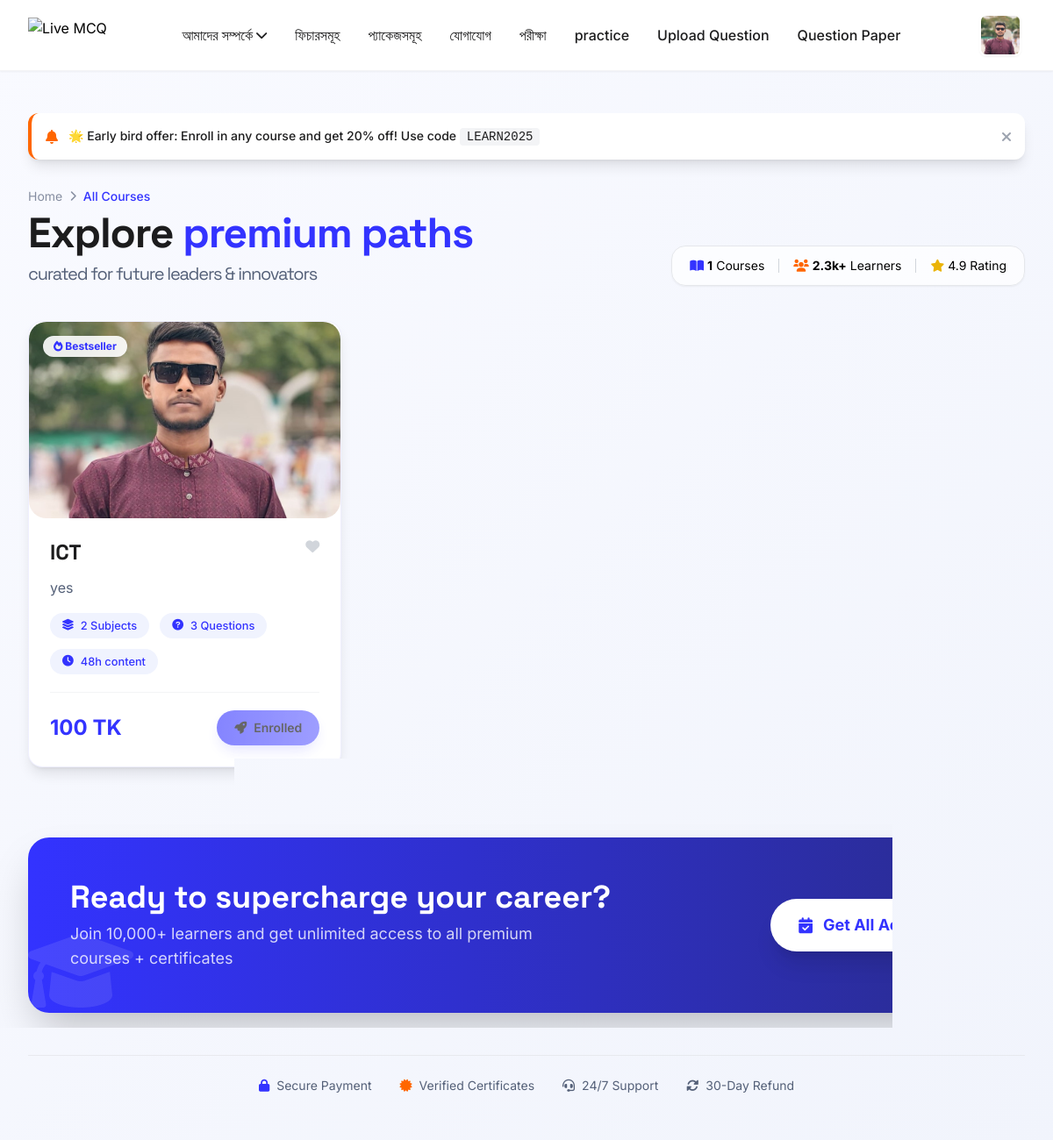
The app's page /courses/ (signed in) with its own data.
### app/models.py (models this page shows, shortened)
class UserProfile(models.Model):
    user = models.OneToOneField(User, on_delete=models.CASCADE, related_name='profile')
    profile_image = models.ImageField(
        upload_to='profile_pictures/',
        blank=True,
        null=True,
        default='defaults/default-avatar.png'
    )
    phone_number = models.CharField(max_length=15, blank=True, null=True)
    district = models.CharField(max_length=100, blank=True, null=True)
    bio = models.TextField(blank=True, null=True)
    created_at = models.DateTimeField(auto_now_add=True)
    updated_at = models.DateTimeField(auto_now=True)
    @property
    def profile_image_url(self):
        if self.profile_image and hasattr(self.profile_image, 'url'):
            return self.profile_image.url
        return '/static/images/default-avatar.png'

class Course(models.Model):
    name = models.CharField(max_length=255)
    description = models.TextField()
    subjects = models.ManyToManyField(
        Subject,
        related_name="courses"
    )
    image = models.ImageField(
        upload_to="courses/",
        blank=True,
        null=True
    )
    total_subjects = models.PositiveIntegerField(
        default=0
    )
    total_questions = models.PositiveIntegerField(
        default=0
    )
    created_at = models.DateTimeField(
        auto_now_add=True
    )
    updated_at = models.DateTimeField(
        auto_now=True
    )
    one_month_price = models.IntegerField(default=0)
    six_month_price = models.IntegerField(default=0)
    one_year_price = models.IntegerField(default=0)

### app/views.py (the view)
@login_required
def course_list_page(request):
    courses = Course.objects.all()
    course_name = UserCourseEnrollment.objects.filter(user=request.user).filter(status='active')
    course_ids = [i.course.id for i in course_name]
    print(course_ids)
    return render(
        request,
        "course/course_list.html",
        {
            "courses": courses,
            "course_ids":course_ids
        }
    )

### app/templates/course/course_list.html (shortened to what this page needs)
<!DOCTYPE html>
<html lang="en">
<head>
    <script src="https://cdn.tailwindcss.com"></script>
    <link rel="stylesheet" href="https://cdnjs.cloudflare.com/ajax/libs/font-awesome/6.0.0-beta3/css/all.min.css">
</head>
<body class="antialiased">
    {% include "header.html" %}
    <main class="max-w-7xl mx-auto px-5 md:px-8 py-10 md:py-12">
        <div id="message-container" class="mb-8">
            {% if messages %}
                {% for message in messages %}
                    <div class="message-toast bg-white rounded-xl shadow-lg p-4 mb-3 border-l-4 {% if message.tags == 'error' %}border-red-500{% elif message.tags == 'success' %}border-green-500{% else %}border-accent{% endif %} flex items-center justify-between">
                        <div class="flex items-center gap-3">
                            {% if message.tags == 'error' %}
                                <i class="fas fa-exclamation-circle text-red-500"></i>
                            {% elif message.tags == 'success' %}
                                <i class="fas fa-check-circle text-green-500"></i>
                            {% else %}
                                <i class="fas fa-bell text-accent"></i>
                            {% endif %}
                            <span class="text-sm font-medium text-headline">{{ message }}</span>
                        </div>
                        <i class="fas fa-times text-gray-400 cursor-pointer hover:text-gray-600 close-message"></i>
                    </div>
                {% endfor %}
            {% else %}
                <div class="message-toast bg-white rounded-xl shadow-lg p-4 mb-3 border-l-4 border-accent flex items-center justify-between">
                    <div class="flex items-center gap-3">
                        <i class="fas fa-bell text-accent"></i>
                        <span class="text-sm font-medium text-headline">🌟 Early bird offer: Enroll in any course and get 20% off! Use code <span class="font-mono bg-gray-100 px-2 py-0.5 rounded">LEARN2025</span></span>
                    </div>
                    <i class="fas fa-times text-gray-400 cursor-pointer hover:text-gray-600 close-message"></i>
                </div>
            {% endif %}
        </div>
        <div class="mb-10 animate-fade-in-up">
            <div class="flex flex-col md:flex-row justify-between items-start md:items-end gap-4">
                <div>
                    <div class="flex items-center gap-2 text-sm text-body/70 mb-2">
                        <a href="/" class="hover:text-primary transition">Home</a>
                        <i class="fas fa-chevron-right text-xs"></i>
                        <span class="text-primary font-medium">All Courses</span>
                    </div>
                    <h1 class="text-4xl md:text-5xl font-display font-bold tracking-tight text-headline">
                        Explore <span class="text-primary">premium paths</span>
                        <span class="block text-xl font-normal text-body mt-2">curated for future leaders & innovators</span>
                    </h1>
                </div>
                <div class="bg-white/70 backdrop-blur-sm rounded-2xl px-5 py-3 shadow-sm border border-gray-200">
                    <div class="flex items-center gap-4 text-sm">
                        <span class="flex items-center gap-1"><i class="fas fa-book-open text-primary"></i> <strong id="course-count">0</strong> Courses</span>
                        <span class="flex items-center gap-1"><i class="fas fa-users text-accent"></i> <strong>2.3k+</strong> Learners</span>
                        <span class="flex items-center gap-1"><i class="fas fa-star text-yellow-500"></i> 4.9 Rating</span>
                    </div>
                </div>
            </div>
        </div>
        <div class="grid grid-cols-1 md:grid-cols-2 lg:grid-cols-3 gap-8 auto-rows-fr" id="course-grid">
            {% for course in courses %}
            <div class="glass-card rounded-2xl overflow-hidden bg-white shadow-lg transition-all duration-300 hover:shadow-2xl flex flex-col h-full" data-course-id="{{ course.id }}" data-course-name="{{ course.name }}">
                <div class="card-img-wrapper relative">
                    {% if course.image %}
                        <img class=" w-full h-56 object-cover" src="{{ course.image.url }}" alt="{{ course.name }}">
                    {% else %}
                        <img class="w-full h-56 object-cover" src="https://images.unsplash.com/photo-1516321318423-f06f85e504b3?w=600&h=400&fit=crop" alt="{{ course.name }}">
                    {% endif %}
                    <div class="absolute top-4 left-4 bg-white/90 backdrop-blur-sm rounded-full px-3 py-1 text-xs font-bold text-primary shadow-sm"><i class="fas fa-fire"></i> Bestseller</div>
                </div>
                <div class="p-6 flex flex-col flex-grow">
                    <div class="flex justify-between items-start mb-3">
                        <a href="{% url 'course_detail' course.id %}" class="text-2xl font-display font-bold text-headline leading-tight hover:text-primary transition-colors">{{ course.name }}</a>
                        <i class="fas fa-heart text-gray-300 hover:text-red-400 cursor-pointer transition wishlist-icon"></i>
                    </div>
                    <p class="text-body text-base leading-relaxed mb-4 line-clamp-3">{{ course.description|truncatechars:120 }}</p>
                    <div class="flex flex-wrap gap-3 mb-5">
                        <span class="badge-stat"><i class="fas fa-layer-group"></i> {{ course.total_subjects }} Subjects</span>
                        <span class="badge-stat"><i class="fas fa-question-circle"></i> {{ course.total_questions }} Questions</span>
                        <span class="badge-stat"><i class="fas fa-clock"></i> 48h content</span>
                    </div>
                    <div class="mt-auto flex items-center justify-between border-t pt-5 border-gray-100">
                        <div class="flex items-center gap-1">
                            <span class="text-2xl font-bold text-primary">{{ course.one_month_price }} TK</span>
                        </div>
                    {% if course.id in course_ids %}
                        <a  class="btn-gradient inline-flex items-center gap-2 px-5 py-2.5 rounded-full text-green font-semibold text-sm transition-all enroll-btn" data-course-id="{{ course.id }}">
                            <i class="fas fa-rocket"></i> Enrolled
                        </a>
                    {% else %}
                    <a href="{% url 'payment_page' course.id %}" class="btn-gradient inline-flex items-center gap-2 px-5 py-2.5 rounded-full text-white font-semibold text-sm transition-all enroll-btn" data-course-id="{{ course.id }}">
                            <i class="fas fa-rocket"></i> Enroll
                        </a>
                    {% endif %}
                    </div>
                </div>
            </div>
            {% endfor %}
        </div>
        <div class="mt-20 mb-12 rounded-3xl bg-gradient-to-r from-primary to-secondary p-8 md:p-12 text-white shadow-2xl relative overflow-hidden">
            <div class="absolute right-0 top-0 opacity-20">
                <i class="fas fa-chalkboard-user text-9xl"></i>
            </div>
            <div class="absolute left-0 bottom-0 opacity-10">
                <i class="fas fa-graduation-cap text-8xl"></i>
            </div>
            <div class="relative z-10 flex flex-col md:flex-row justify-between items-center gap-6">
                <div>
                    <h3 class="text-3xl md:text-4xl font-display font-bold">Ready to supercharge your career?</h3>
                    <p class="text-white/80 text-lg mt-2 max-w-xl">Join 10,000+ learners and get unlimited access to all premium courses + certificates</p>
                </div>
                <button class="bg-white text-primary px-8 py-4 rounded-full font-bold text-lg shadow-xl hover:shadow-2xl transition transform hover:scale-105 flex items-center gap-3" id="allAccessBtn">
                    <i class="fas fa-calendar-check"></i> Get All Access →
                </button>
            </div>
        </div>
        <div class="flex flex-wrap justify-center gap-8 py-6 border-t border-gray-200/80 mt-6 text-center text-body text-sm">
            <div class="flex items-center gap-2"><i class="fas fa-lock text-primary"></i> Secure Payment</div>
            <div class="flex items-center gap-2"><i class="fas fa-certificate text-accent"></i> Verified Certificates</div>
            <div class="flex items-center gap-2"><i class="fas fa-headset"></i> 24/7 Support</div>
            <div class="flex items-center gap-2"><i class="fas fa-sync-alt"></i> 30-Day Refund</div>
        </div>
    </main>
</body>
</html>

### app/templates/header.html (shortened to what this page needs)
<header class="sticky top-0 z-50 bg-white shadow-sm border-b border-gray-100">
    <div class="max-w-7xl mx-auto px-4 sm:px-6 lg:px-8">
        <div class="flex justify-between items-center h-20">
            <div class="flex-shrink-0">
                <a href="/" class="flex items-center">
                    <img src="https://web.livemcq.com/core/uploads/2025/07/Live-MCQ-Dark-Logo.png" alt="Live MCQ" class="h-10 w-auto">
                </a>
            </div>
            <nav class="hidden lg:flex space-x-8">
                <div class="relative group">
                    <a  class="text-headline hover:text-primary font-medium transition flex items-center gap-1">
                        আমাদের সম্পর্কে
                        <i class="fas fa-chevron-down text-sm transition-transform group-hover:rotate-180"></i>
                    </a>
                </div>
                <a href="{% url 'features' %}" class="text-headline hover:text-primary font-medium transition">ফিচারসমূহ</a>
                <a href="{% url 'course_list_page' %}" class="text-headline hover:text-primary font-medium transition">প্যাকেজসমূহ</a>
                <a href="{% url 'contact' %}" class="text-headline hover:text-primary font-medium transition">যোগাযোগ</a>
                {% if request.user.is_authenticated %}
                <a href="{% url 'exam_home' %}" class="text-headline hover:text-primary font-medium transition">পরীক্ষা</a>
                {% if request.user.is_staff %}
                  <a href="{% url 'practice_page' %}" class="text-headline hover:text-primary font-medium transition">practice</a>
                <a href="{% url 'upload' %}" class="text-headline hover:text-primary font-medium transition">Upload Question</a>
                <a href="{% url 'generate_question_pdf' %}" class="text-headline hover:text-primary font-medium transition">Question Paper</a>
                {% endif %}
                {% endif %}
            </nav>
            <div class="flex items-center gap-4">
                {% if not request.user.is_authenticated %}
                <a href="{% url 'login_page' %}" class="border-primary border-2 hover:bg-primary hover:text-white text-primary px-5 py-2 rounded-xl transition-all duration-300">
                    Login
                </a>
                {% else %}
                <div class="relative">
                    <button id="profileDropdownBtn" class="flex items-center hover:bg-gray-100 p-1 rounded-full transition-all duration-300">
                        <img src="{{ request.user.profile.profile_image_url }}" alt="Profile" class="w-12 h-12 rounded-lg object-cover border-2 border-white shadow-sm">
                    </button>
                </div>
                {% endif %}
            </div>
        </div>
    </div>
</header>

### app/templates/course/course_list.html (style rules this page uses)
* { margin: 0; padding: 0; box-sizing: border-box; }
body { background: linear-gradient(135deg, #f9faff 0%, #f1f4fc 100%); font-family: 'Inter', sans-serif; padding: 0; margin: 0; }
.glass-card { background: rgba(255, 255, 255, 0.98); backdrop-filter: blur(0px); border: 1px solid rgba(51, 51, 255, 0.08); transition: all 0.3s ease; }
.card-img-wrapper { overflow: hidden; border-radius: 20px; }
.btn-gradient { background: linear-gradient(95deg, #3333FF 0%, #5e5eff 100%); transition: all 0.25s ease; box-shadow: 0 8px 18px -6px rgba(51, 51, 255, 0.3); cursor: pointer; }
.badge-stat { background: #f0f3fe; border-radius: 40px; padding: 5px 14px; font-weight: 500; font-size: 0.8rem; color: #3333FF; display: inline-flex; align-items: center; gap: 8px; }
.message-toast { animation: fadeInUp 0.4s ease-out; background: #1C1C1D; border-left: 5px solid #FF6600; }
.line-clamp-3 { display: -webkit-box; -webkit-line-clamp: 3; -webkit-box-orient: vertical; overflow: hidden; }
.glass-card { opacity: 0; }
.animate-fade-in-up { animation: fadeInUp 0.6s ease forwards; }

### records on screen
Course: image (picture), name "ICT", description "yes", total_subjects "2", total_questions "3", one_month_price "100"
